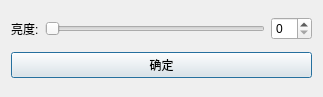
<?xml version="1.0" encoding="UTF-8"?>
<ui version="4.0">
 <class>DialogLightness</class>
 <widget class="QDialog" name="DialogLightness">
  <property name="geometry">
   <rect>
    <x>0</x>
    <y>0</y>
    <width>323</width>
    <height>97</height>
   </rect>
  </property>
  <property name="windowTitle">
   <string>Dialog</string>
  </property>
  <layout class="QGridLayout" name="gridLayout">
   <item row="0" column="0">
    <layout class="QHBoxLayout" name="horizontalLayout">
     <item>
      <widget class="QLabel" name="label">
       <property name="text">
        <string>亮度:</string>
       </property>
      </widget>
     </item>
     <item>
      <widget class="QSlider" name="horizontalSlider">
       <property name="orientation">
        <enum>Qt::Horizontal</enum>
       </property>
      </widget>
     </item>
     <item>
      <widget class="QSpinBox" name="spinBox"/>
     </item>
    </layout>
   </item>
   <item row="1" column="0">
    <widget class="QPushButton" name="pushButton">
     <property name="text">
      <string>确定</string>
     </property>
    </widget>
   </item>
  </layout>
 </widget>
 <resources/>
 <connections/>
</ui>
